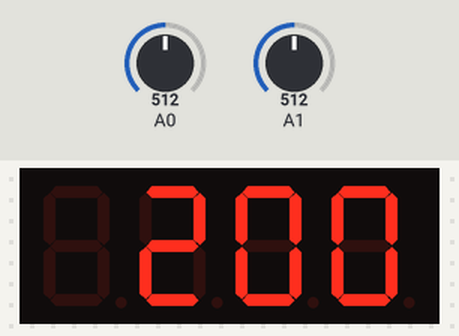
Bench run of a sketch on a simulated Arduino Uno, built with avr-gcc and run on an emulated ATmega328P. Shown: 4-digit seven-segment display. The test bench sets the inputs (shaded band); at power-on: A0 = 512, A1 = 512.

Above: at 0.1 s.
At 1.6 s:
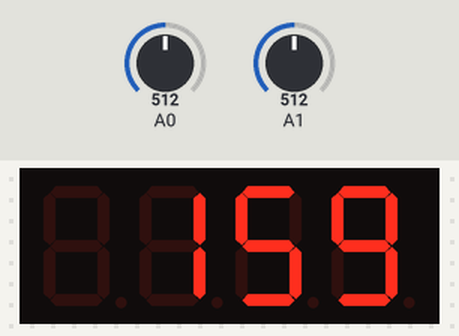
1.7 s: A0 set to 11
3.5 s: A0 set to 8
At 5.8 s:
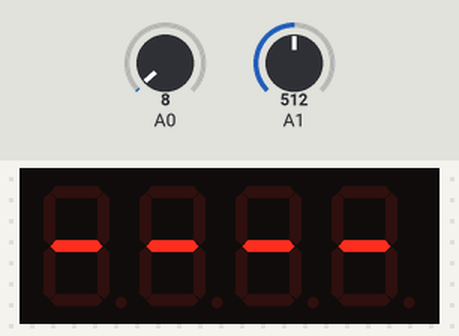
Timing chart, 0 to 7.3 s (numbered marks = the images above; inputs shaded):
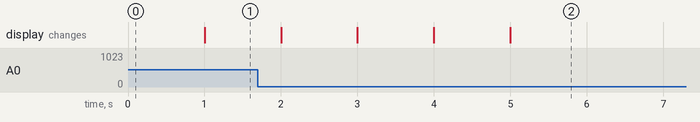

The sketch:

counter.ino
```cpp
#include "SevSeg.h"

SevSeg sevseg;
static unsigned long sec = 120, stre = 1, stre_updte = 0, sleep = 1000, timer = millis(), run = 1;

void setup() {
  byte digitPins[] = {10, 11, 12, 13}, segmentPins[] = {9, 2, 3, 5, 6, 8, 7, 4};
  sevseg.begin(COMMON_CATHODE, 4, digitPins, segmentPins, true);
}

void loop() {
  // put your main code here, to run repeatedly:
  stre *= stre_updte = (analogRead(A0) < 10 && stre % 2 != 0) ? 2 : (analogRead(A0) > 1000 && stre % 3 != 0) ? 3 : (analogRead(A1) < 10 && stre % 5 != 0) ? 5 : (analogRead(A1) > 1000 && stre % 7 != 0) ? 7 : 1;

    if(stre_updte == 2)
      sec = 0;
    else if(stre_updte == 3)
      sec -= 60;
    else if(stre_updte == 5)
      sleep /= 3;
    else if(stre_updte == 7)
      run = false;

    if(millis() >= timer && run) {
      timer += sleep;
      sevseg.setNumber(((int)(sec / 60)) * 100 + (int)(sec % 60));
      sec--;
      if(!sec)
        run = false;
    }

    sevseg.refreshDisplay();
}
```

Measured:
- the behaviour switches between 10 and 9 on A0 (found by bisection; images 1 and 2)
